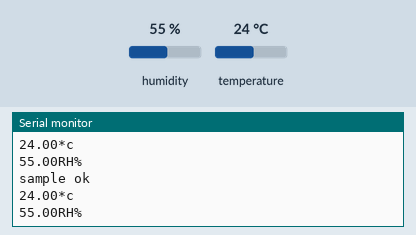
Recording of a sketch running on a simulated ESP32. Parts: the last lines printed to the serial monitor. Inputs (shaded band) come from the test bench; at power-on: humidity 55 %, temperature 24 °C.

Above: at 3.3 s.
3.4 s: humidity set to 22 %
At 6.3 s:
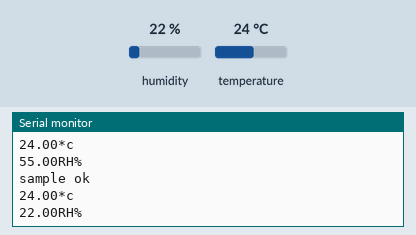
6.7 s: temperature set to 12 °C
At 8.0 s:
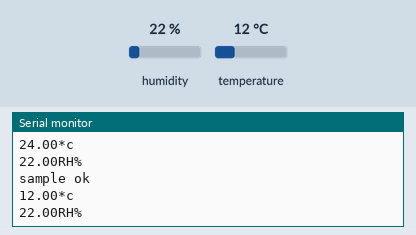
10.0 s: humidity set to 40 %
At 10.7 s:
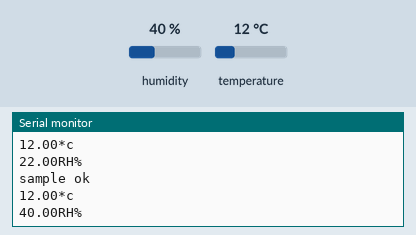
Timing chart, 0 to 13.0 s (numbered marks = the images above; inputs shaded):
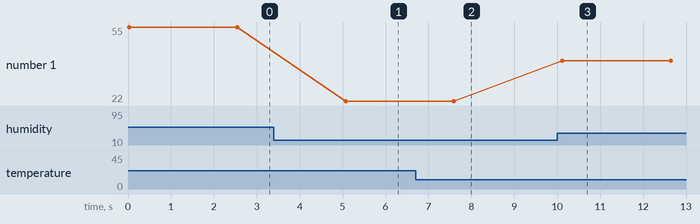

The sketch:

dht11_sensor.ino
```cpp
#include "SimpleDHT.h"

int dhtpin = 32;//io pin where data pin of sensor is connected
SimpleDHT11 dht11(dhtpin);


void setup() {
  // put your setup code here, to run once:
  Serial.begin(115200);
}

void loop() {
  // put your main code here, to run repeatedly:
  float temp = 0;
  float humidity = 0;

  int err = SimpleDHTErrSuccess;
  if((err = dht11.read2(&temp,&humidity,NULL)) != SimpleDHTErrSuccess)
  {
    Serial.print("Read dht11 failed,err =");
    Serial.println(err);
    delay(2000);
    return;
  }

  Serial.println("sample ok");
  Serial.print((float)temp);
  Serial.println("*c");
  Serial.print((float)humidity);
  Serial.println("RH%");

  delay(2500);

}
```

Measured:
- after the input at 3.4 s, the serial monitor: prints a new line after 1.7 s (image 1)
- after the input at 6.7 s, the serial monitor: prints a new line after 0.89 s (image 2)
- after the input at 10.0 s, the serial monitor: prints a new line after 0.12 s (image 3)
- plotted number 1: 55 → 22 after the input at 3.4 s, 22 → 40 after the input at 10.0 s
